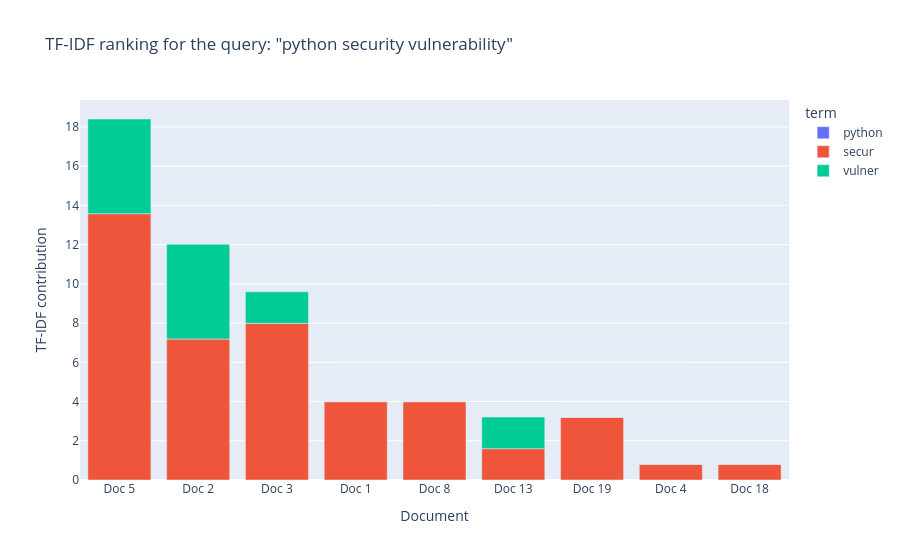

The code cell stored with this chart in its notebook:
### Markdown cell above
### 🧩 Antonio Sainz: 5.2 Ranking chart: why the top document ranks first

The chart shows the TF-IDF score of each matching document for the demo query. Each bar is split by query term, so you can see **which word gives each document its score**.

### Code cell
# 🧩 Antonio Sainz - 5.2 Ranking chart (stacked by query term)
import plotly.express as px

ranking = rank_documents(demo_query)
breakdown = tfidf_breakdown(demo_query)
chart_data = breakdown[breakdown['doc_id'].isin(ranking['doc_id'])].copy()
order = [f"Doc {i}" for i in ranking['doc_id']]
chart_data['document'] = chart_data['doc_id'].apply(lambda i: f"Doc {i}")

fig = px.bar(chart_data, x='document', y='tf_idf', color='term',
             category_orders={'document': order},
             title=f'TF-IDF ranking for the query: "{demo_query}"',
             labels={'tf_idf': 'TF-IDF contribution', 'document': 'Document'})
fig.show()

### Figure 1 — Plotly figure (JSON) as saved in the notebook; plotly's stock layout.template omitted (floating-point values rounded to 4 significant figures)
{"data": [{"hovertemplate": "term=python<br>Document=%{x}<br>TF-IDF contribution=%{y}<extra></extra>", "legendgroup": "python", "marker": {"color": "#636efa", "pattern": {"shape": ""}}, "name": "python", "orientation": "v", "showlegend": true, "textposition": "auto", "type": "bar", "x": ["Doc 1", "Doc 2", "Doc 3", "Doc 4", "Doc 5", "Doc 8", "Doc 13", "Doc 18", "Doc 19"], "xaxis": "x", "y": [0.0, 0.0, 0.0, 0.0, 0.0, 0.0, 0.0, 0.0, 0.0], "yaxis": "y"}, {"hovertemplate": "term=secur<br>Document=%{x}<br>TF-IDF contribution=%{y}<extra></extra>", "legendgroup": "secur", "marker": {"color": "#EF553B", "pattern": {"shape": ""}}, "name": "secur", "orientation": "v", "showlegend": true, "textposition": "auto", "type": "bar", "x": ["Doc 1", "Doc 2", "Doc 3", "Doc 4", "Doc 5", "Doc 8", "Doc 13", "Doc 18", "Doc 19"], "xaxis": "x", "y": [3.993, 7.187, 7.985, 0.7985, 13.57, 3.993, 1.597, 0.7985, 3.194], "yaxis": "y"}, {"hovertemplate": "term=vulner<br>Document=%{x}<br>TF-IDF contribution=%{y}<extra></extra>", "legendgroup": "vulner", "marker": {"color": "#00cc96", "pattern": {"shape": ""}}, "name": "vulner", "orientation": "v", "showlegend": true, "textposition": "auto", "type": "bar", "x": ["Doc 1", "Doc 2", "Doc 3", "Doc 4", "Doc 5", "Doc 8", "Doc 13", "Doc 18", "Doc 19"], "xaxis": "x", "y": [0.0, 4.828, 1.609, 0.0, 4.828, 0.0, 1.609, 0.0, 0.0], "yaxis": "y"}], "layout": {"barmode": "relative", "legend": {"title": {"text": "term"}, "tracegroupgap": 0}, "title": {"text": "TF-IDF ranking for the query: \"python security vulnerability\""}, "xaxis": {"anchor": "y", "categoryarray": ["Doc 5", "Doc 2", "Doc 3", "Doc 1", "Doc 8", "Doc 13", "Doc 19", "Doc 4", "Doc 18"], "categoryorder": "array", "domain": [0, 1], "title": {"text": "Document"}}, "yaxis": {"anchor": "x", "domain": [0, 1], "title": {"text": "TF-IDF contribution"}}}}
